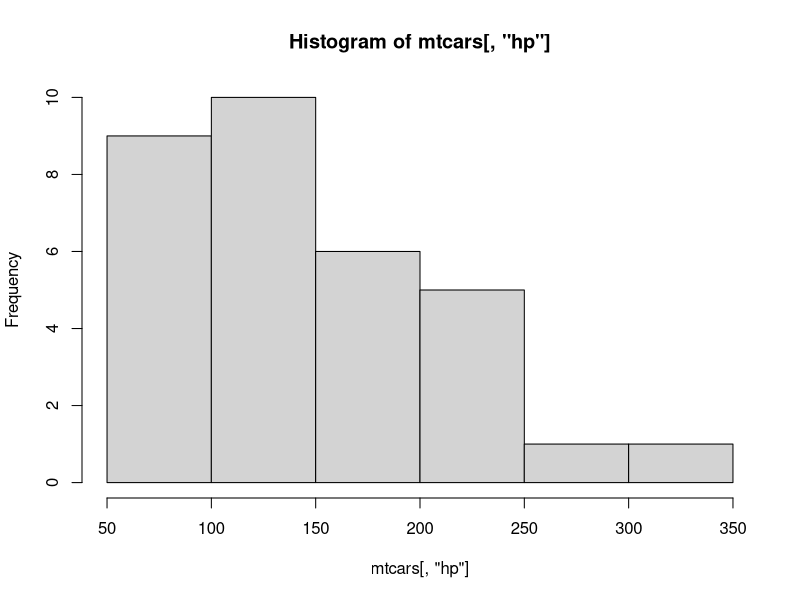
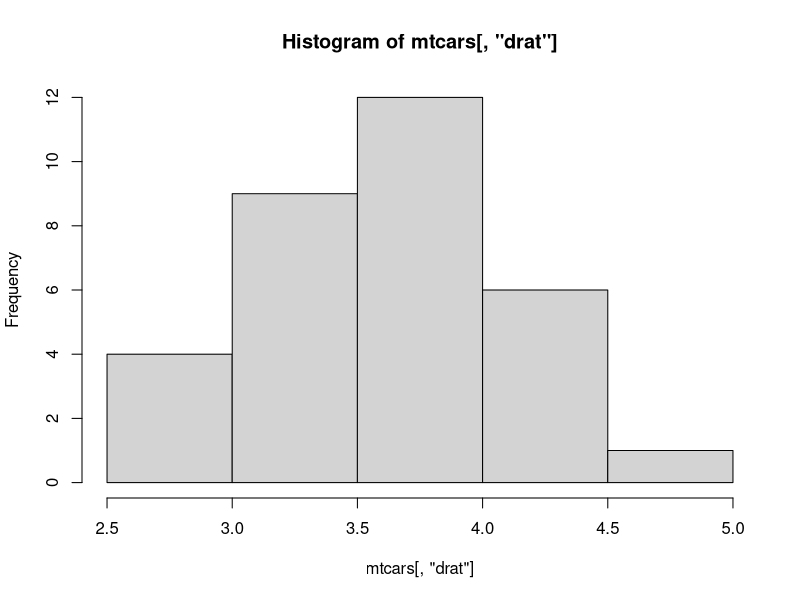

Reproduce these figures in R, in order.
# Stats Learning

# 1. Checking for normality
# Normal = symmetric, unimodal, bell-shaped curve
# Check by eye first
hist(mtcars[,"hp"]) # not symetrical, not normal
hist(mtcars[,"drat"]) # seems to fit
# Test (e.g. kolmogorov-smirnov)
shapiro.test(mtcars[,"drat"]) # p>0.05 -> suggests normal

# 1a Parametric vs nonparametric
# Parametric: 
#     normal distribution, 
#     homogeneous variance, 
#     ratio (numbers can be compared as multiples of each other, 
#       zero important, e.g. age)  
#       or interval (equal gaps between points, can't be multiples, 
#       e.g. temperature in celsius) data,
#     MEAN usual central measure
# Non-parametric: 
#     any distribution/variance,
#     ordinal (rank, where gap between points is not same) 
#       or nominal (categorical) data, 
#     MEDIAN usual central measure
# Non-parametric tests: 
#     Mann-Whitney U (~t-test for independent measures), 
#     Wilcoxon signed rank (~t-test for repeated measures), 
#     Kruskal-Wallis H (~independent measures ANOVA, >2 groups), 
#     Friedman's (~repeated measures ANOVA: >2 groups), 
#     Spearman Rank (correlation)

# 2. Working with outliers
# Outliers to be expected
# Outliers can reflect genuine properties of variable, or experimental error 
#   (e.g. measurement error)
# Can have major effect on slope of regression lines
# Possible to remove outliers, or use "robust statistics", e.g. Median is 
#   consider robust, mean not; non-parametric more robust
# Possible that outliers caused by samples being multiple, distinct 
#   sub-populations (e.g. impact of other variable)
# oS3 pg 36